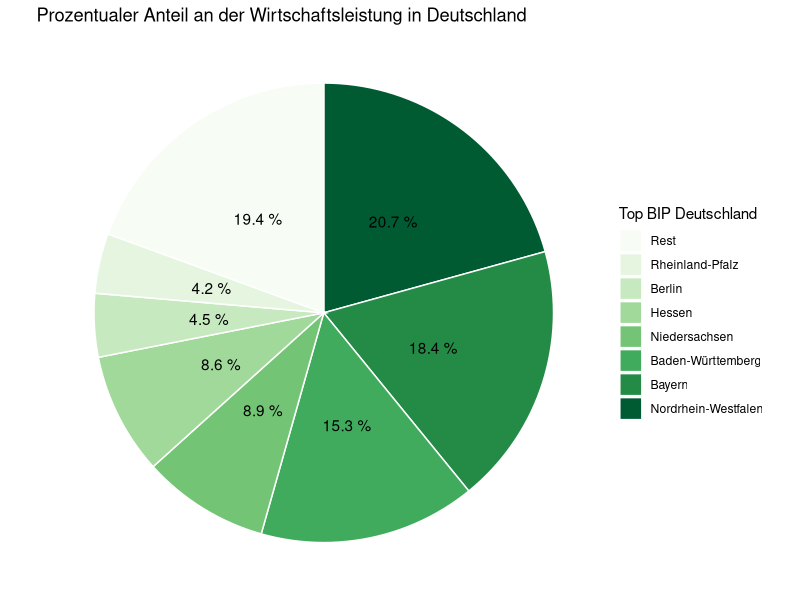
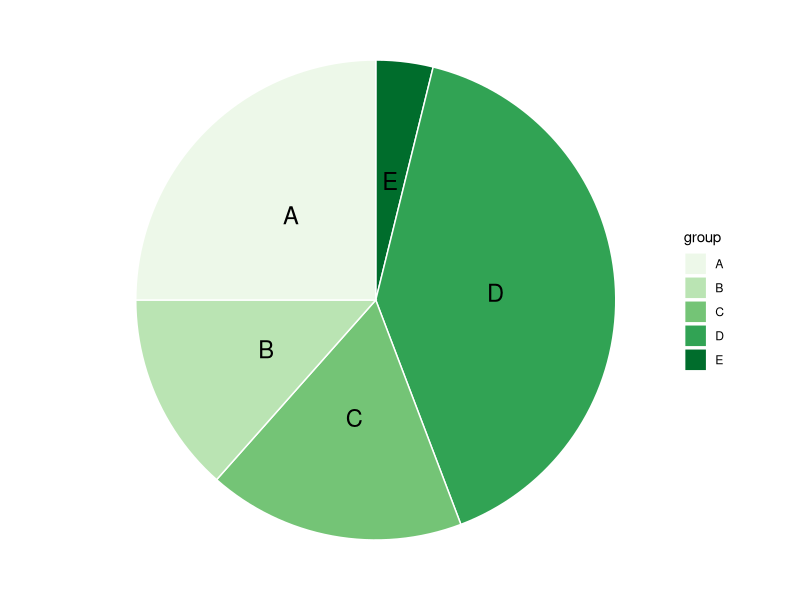

Generate these figures, in order, with R:
## ---- chunk 1

BIP <- data.frame(
 name <- c("Nordrhein-Westfalen",
           "Bayern",
           "Baden-Württemberg",
           "Niedersachsen",
           "Hessen",
           "Berlin",
           "Rheinland-Pfalz",
           "Rest"),
 zahl <- c(711.419,632.897,524.325,307.036,294.477,153.291,145.003,667.313)
    )

# BIP$name<-factor(BIP$name, levels=c("Nordrhein-Westfalen", "Bayern", "Baden-Württemberg","Niedersachsen","Hessen", "Berlin", "Rheinland-Pfalz", "Rest")) 
  BIP$name<-factor(BIP$name, levels=c("Rest","Rheinland-Pfalz", "Berlin","Hessen","Niedersachsen","Baden-Württemberg","Bayern","Nordrhein-Westfalen")) 
library(ggplot2)
library(dplyr)

  #BIP %>% 
   # mutate(name = factor(name, 
    #       levels = c("Nordrhein-Westfalen",
     #      "Bayern",
      #     "Baden-Württemberg",
        #   "Niedersachsen",
         #  "Hessen",
          # "Berlin",
          # "Rheinland-Pfalz",
           #"Rest"))) %>%   
  

ggplot(BIP, aes (x="", y = zahl, fill = factor(name))) + #Daten  einlesen
  geom_bar(width = 1, stat = "identity", color="white") + #immer so 
    coord_polar("y", start=0)+ # Kreisdiagramm
  geom_text(aes(label = paste(round(zahl / sum(zahl) * 100, 1), "%")), #Berechnung der Prozente
          position = position_stack(vjust = 0.5)) + #Position mittig
  
  theme_void() + # remove background, grid, numeric labels
  
  labs(fill = "Top BIP Deutschland", #Legende 
       title = "Prozentualer Anteil an der Wirtschaftsleistung in Deutschland") + # Titel des Kreisdiagramms
  scale_fill_brewer(palette="Set5")

## ---- chunk 2
library(ggplot2)
library(dplyr)

# Create Data
data <- data.frame(
  group=LETTERS[1:5],
  value=c(13,7,9,21,2)
)

# Compute the position of labels
data <- data %>% 
  arrange(desc(group)) %>%
  mutate(prop = value / sum(data$value) *100) %>%
  mutate(ypos = cumsum(prop)- 0.5*prop )

# Basic piechart
ggplot(data, aes(x="", y=prop, fill=group)) +
  geom_bar(stat="identity", width=1, color="white") +
  coord_polar("y", start=0) +
  theme_void() + 
  
  geom_text(aes(y = ypos, label = group), color = "black", size=6) +
  scale_fill_brewer(palette="Set5")
